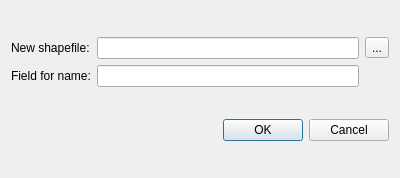
<?xml version="1.0" encoding="UTF-8"?>
<ui version="4.0">
 <class>Dialog</class>
 <widget class="QDialog" name="Dialog">
  <property name="geometry">
   <rect>
    <x>0</x>
    <y>0</y>
    <width>400</width>
    <height>178</height>
   </rect>
  </property>
  <property name="windowTitle">
   <string>Create shapefile</string>
  </property>
  <layout class="QGridLayout" name="gridLayout">
   <item row="3" column="1">
    <widget class="QDialogButtonBox" name="buttonBox">
     <property name="orientation">
      <enum>Qt::Horizontal</enum>
     </property>
     <property name="standardButtons">
      <set>QDialogButtonBox::Cancel|QDialogButtonBox::Ok</set>
     </property>
    </widget>
   </item>
   <item row="0" column="1">
    <layout class="QGridLayout" name="gridLayout_2">
     <item row="0" column="0">
      <widget class="QLabel" name="label">
       <property name="text">
        <string>New shapefile:</string>
       </property>
      </widget>
     </item>
     <item row="0" column="1">
      <widget class="QLineEdit" name="newShapefileLE"/>
     </item>
     <item row="1" column="1">
      <widget class="QLineEdit" name="fieldForNameLE"/>
     </item>
     <item row="1" column="0">
      <widget class="QLabel" name="label_2">
       <property name="text">
        <string>Field for name:</string>
       </property>
      </widget>
     </item>
     <item row="0" column="2">
      <widget class="QToolButton" name="newShapefileBrowseTB">
       <property name="text">
        <string>...</string>
       </property>
      </widget>
     </item>
    </layout>
   </item>
  </layout>
 </widget>
 <resources/>
 <connections>
  <connection>
   <sender>buttonBox</sender>
   <signal>accepted()</signal>
   <receiver>Dialog</receiver>
   <slot>accept()</slot>
   <hints>
    <hint type="sourcelabel">
     <x>248</x>
     <y>254</y>
    </hint>
    <hint type="destinationlabel">
     <x>157</x>
     <y>274</y>
    </hint>
   </hints>
  </connection>
  <connection>
   <sender>buttonBox</sender>
   <signal>rejected()</signal>
   <receiver>Dialog</receiver>
   <slot>reject()</slot>
   <hints>
    <hint type="sourcelabel">
     <x>316</x>
     <y>260</y>
    </hint>
    <hint type="destinationlabel">
     <x>286</x>
     <y>274</y>
    </hint>
   </hints>
  </connection>
 </connections>
</ui>
